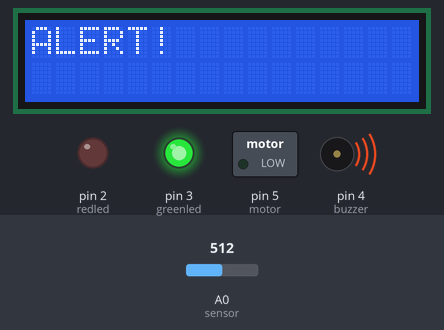
This sketch was run on a simulated Arduino Uno, built with avr-gcc and run on an emulated ATmega328P. Parts: 16×2 character LCD, switched loads named in the sketch (green lamp = pin HIGH), output pins drawn as LEDs (lit = HIGH), buzzer (waves = sounding, pin HIGH). The test bench sets the inputs (shaded band); at power-on: A0 (sensor) = 512. What the sketch prints to the serial monitor is not drawn.

Above: at 1.2 s.
1.3 s: A0 (sensor) set to 416
11.5 s: A0 (sensor) set to 389
At 15.4 s:
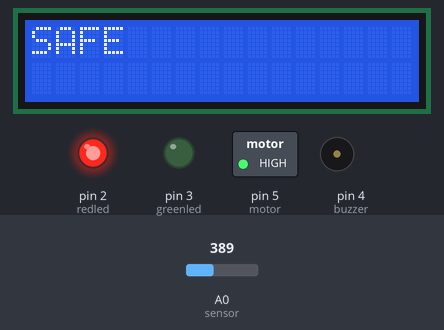
19.5 s: A0 (sensor) set to 410
At 24.0 s:
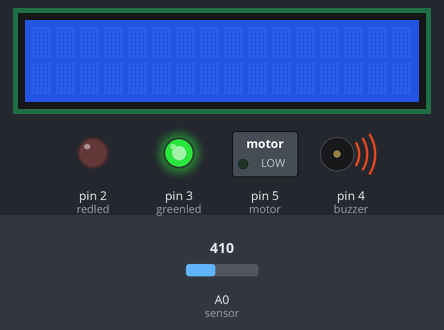
27.0 s: A0 (sensor) set to 390
At 30.0 s:
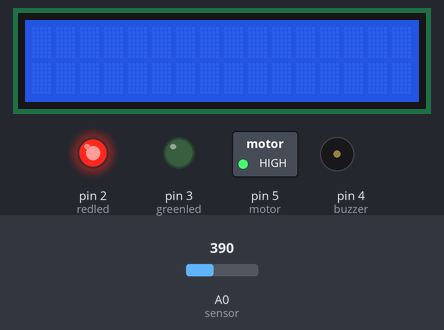
35.1 s: A0 (sensor) set to 511
At 37.2 s:
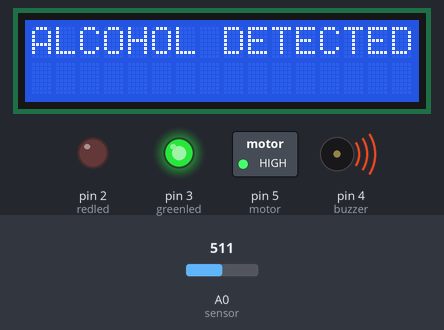
Timing chart, 0 to 40.7 s (numbered marks = the images above; inputs shaded):
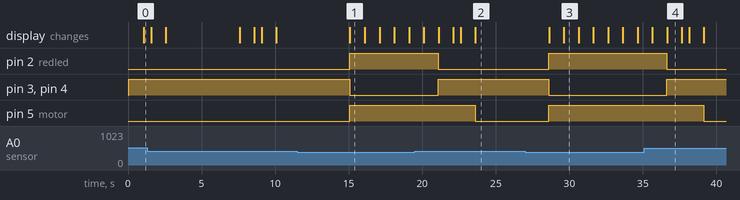

Measured:
- the behaviour switches between 401 and 400 on A0 (sensor) (found by bisection; images 0 and 1)
- after the input at 11.5 s, pin 2 (redled), pin 5 (motor): LOW → HIGH after 3.6 s; pin 3 (greenled), pin 4 (buzzer): HIGH → LOW after 3.6 s; the display: changes after 3.6 s (image 1)
- after the input at 19.5 s, pin 2 (redled): HIGH → LOW after 1.6 s; pin 3 (greenled), pin 4 (buzzer): LOW → HIGH after 1.6 s; pin 5 (motor): HIGH → LOW after 4.1 s; the display: first differs from a run without the input after 1.6 s (image 2 shows a later state)
- after the input at 27.0 s, pin 2 (redled), pin 5 (motor): LOW → HIGH after 1.6 s; pin 3 (greenled), pin 4 (buzzer): HIGH → LOW after 1.6 s; the display: first changes after 1.6 s (image 3 shows a later state)
- after the input at 35.1 s, pin 2 (redled): HIGH → LOW after 1.5 s; pin 3 (greenled), pin 4 (buzzer): LOW → HIGH after 1.5 s; pin 5 (motor): HIGH → LOW after 4.1 s; the display: first differs from a run without the input after 1.5 s (image 4)
- what the display in image 1 shows lasts 1.0 s, from 15.1 s to 16.1 s

The sketch:

ALDetection.ino
```cpp
#include <LiquidCrystal.h>
LiquidCrystal lcd(6,7,8,9,10,11);

int redled = 2;
int greenled = 3;
int buzzer = 4;
int sensor = A0;
int sensorThresh = 400; //threshold value for drunk
int motor = 5;

void setup()
{
pinMode(redled, OUTPUT);
pinMode(greenled,OUTPUT);
pinMode(buzzer,OUTPUT);
pinMode(sensor,INPUT);
pinMode(motor,OUTPUT);
Serial.begin(9600);
lcd.begin(16,2);
}

void loop()
{
  int analogValue = analogRead(sensor);//value read by gas sensor
  Serial.print(analogValue);
  Serial.println( );

  if(analogValue>sensorThresh)//condition if drunk
  {
    digitalWrite(redled,LOW);
    digitalWrite(greenled,HIGH);
    digitalWrite(buzzer,HIGH);
    lcd.clear();
    lcd.setCursor(0,0);
    lcd.print("ALCOHOL DETECTED.");
    delay(1000);
    lcd.clear();
    lcd.setCursor(0,0);
    lcd.print("ALERT!");
    delay(500);
    lcd.setCursor(0,1);
    lcd.print("STOPPING CAR...  ");
    delay(1000);
    lcd.clear();
    digitalWrite(motor,LOW);
    delay(5000);
  }
  else//condition if safe
  {
    digitalWrite(greenled,LOW);
    digitalWrite(redled,HIGH);
    digitalWrite(motor,HIGH);
    digitalWrite(buzzer,LOW);
    lcd.clear();
    lcd.setCursor(0,0);
    lcd.print("SAFE");
    delay(1000);
    lcd.clear();
    delay(1000);
  }

}
```
